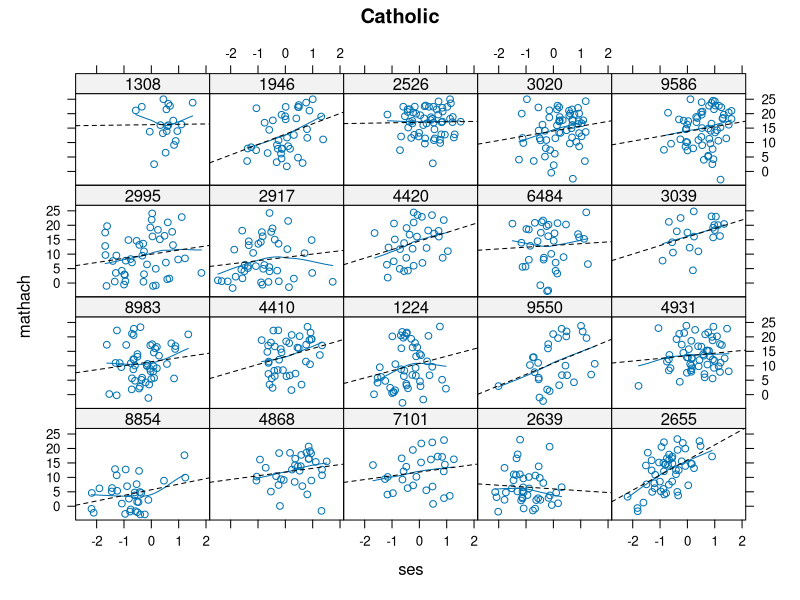
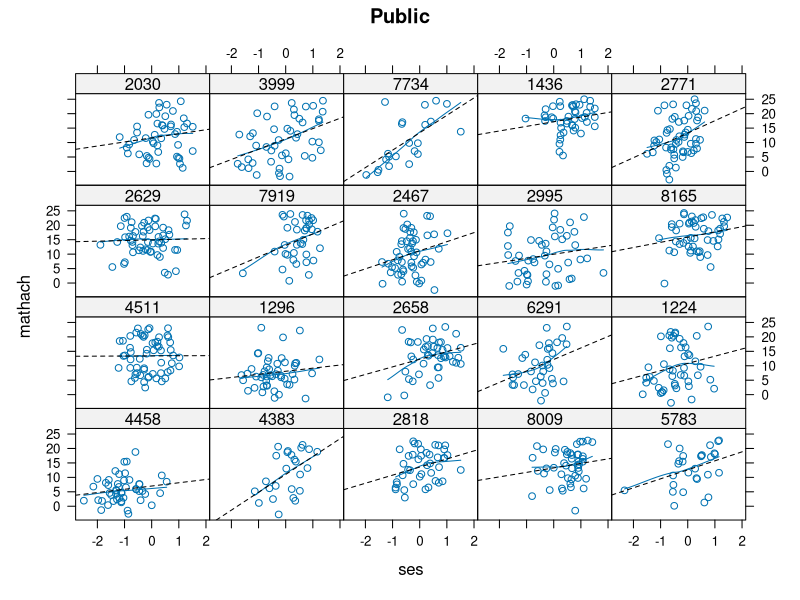
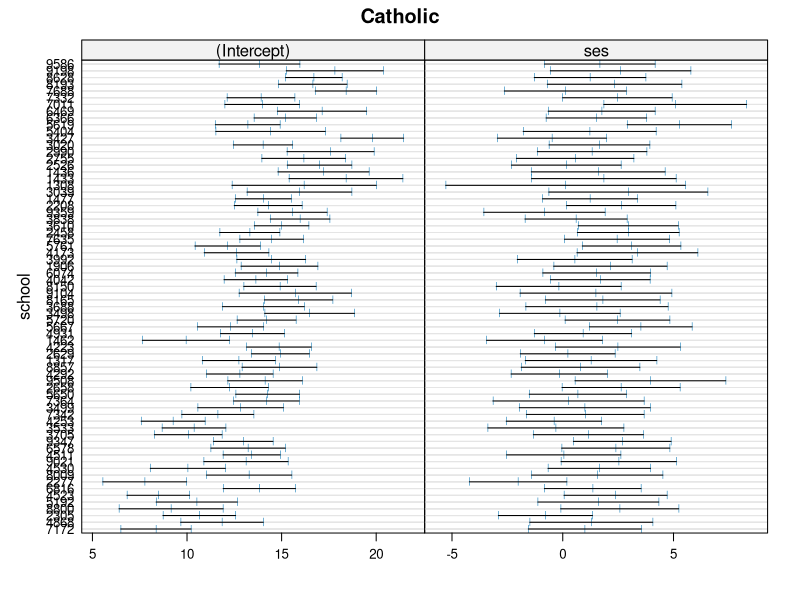
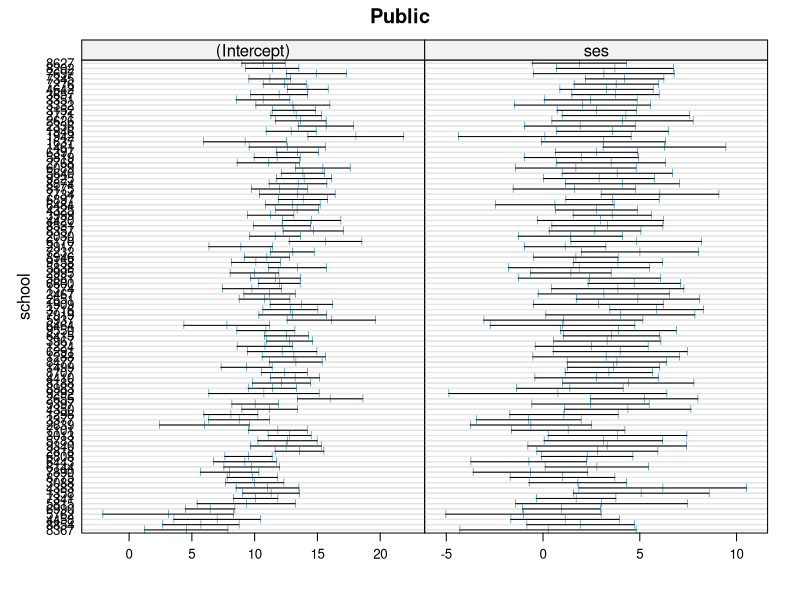
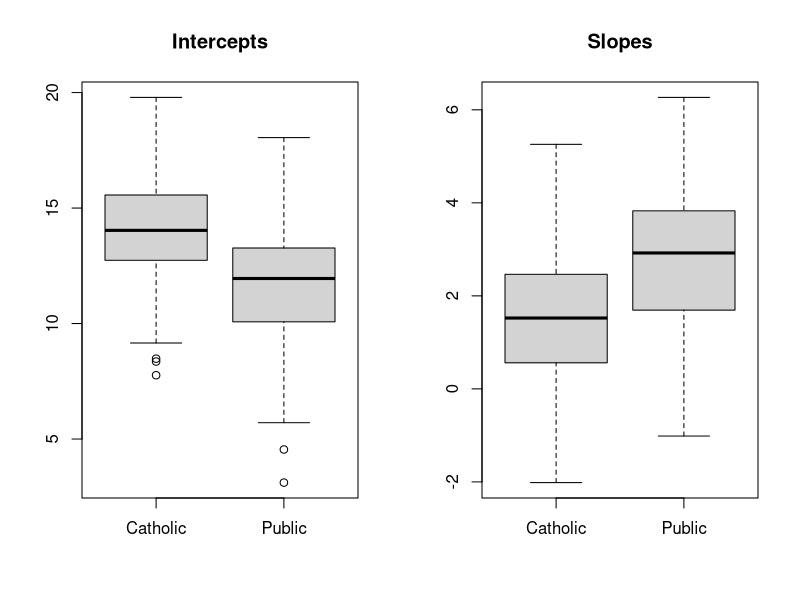

Source code (R) for these figures, in order:
# this is the codes from Linear Mixed Models by John Fox in 2002

###### Part 1: Data and Data Overview

### nlme study
cat("\014")
rm(list=ls())
library(nlme)
library(lattice)
data(MathAchieve)
head(MathAchieve)
data(MathAchSchool)
head(MathAchSchool)

attach(MathAchieve)
mses=tapply(SES, School, mean)
head(mses)
detach(MathAchieve)

## create a dataframe called bryk
bryk=as.data.frame(MathAchieve[,c("School","SES","MathAch")])
names(bryk)<-tolower(names(bryk))
head(bryk)
sample20=sort(sample(7185,20))
bryk[sample20,]

bryk$meanses=mses[as.character(bryk$school)]  ## avoid using merge function
bryk$cses=bryk$ses-bryk$meanses

sector=MathAchSchool$Sector
names(sector)<-row.names(MathAchSchool)
bryk$sector=sector[as.character(bryk$school)]

###  sample two schools from each sector to plot
attach(bryk)
cat<-sample(unique(school[sector=="Catholic"]), 20)
cat.20<-groupedData(mathach~ses | school, data=bryk[is.element(school, cat),])

pub<-sample(unique(school[sector=="Public"]), 20)
pub.20<-groupedData(mathach~ses | school, data=bryk[is.element(school, pub),])

trellis.device(color=T)
# for Cathelic, the slopes are: some positive, some are almost 0, some are almost negative
xyplot(mathach~ses | school, data=cat.20, main="Catholic",
       panel=function(x,y){
       	 panel.xyplot(x,y)
	 panel.loess(x, y, span=1)
	 panel.lmline(x, y, lty=2)
	})

# for Public, the slopes are: more positive than Cathelic
xyplot(mathach~ses | school, data=pub.20, main="Public",
       panel=function(x,y){
         panel.xyplot(x,y)
         panel.loess(x,y, span=1)
      	 panel.lmline(x, y, lty=2)
       })

# linear regression for each school for each sector
cat.list<-lmList(mathach~ses | school, subset=sector=="Catholic", data=bryk)
pub.list<-lmList(mathach~ses | school, subset=sector=="Public", data=bryk)

# plot of CI for intercepts and slopes in both regressions
plot(intervals(cat.list), main="Catholic")
plot(intervals(pub.list), main="Public")

# To draw box plot to make it clear
# overall, the Catholic school have a higher level of mathach while Public school have a higher average slope
cat.coef=coef(cat.list)
head(cat.coef)
pub.coef=coef(pub.list)
head(pub.coef)

old<-par(mfrow=c(1,2))
boxplot(cat.coef[,1], pub.coef[,1], main="Intercepts", names=c("Catholic", "Public"))
boxplot(cat.coef[,2], pub.coef[,2], main="Slopes", names=c("Catholic", "Public"))
par(old)

######  Part 2: fit a hierarchical linear model with lme

































